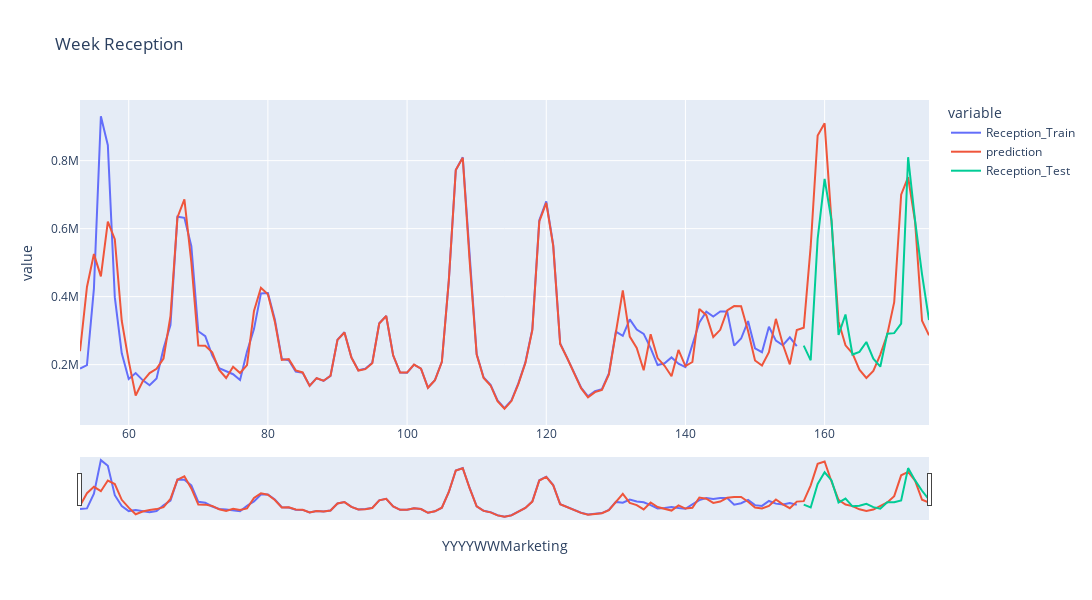

The code cell stored with this chart in its notebook:
### Markdown cell above
**Aplicación del Modelo Holt_Winter sin incluir el año 2020**

### Code cell
datos_train = df.loc [53:156,:] 
datos_test = df.loc[157:,:]

# Aplicación de Modelo con la definición de parámetros Con optimización
mod_w = ExponentialSmoothing(
    datos_train["Reception Flower Stems"],seasonal_periods=52,
    trend="add",seasonal="add").fit(optimized=True)

datos_train["Winter"] = mod_w.fittedvalues
pred_w = mod_w.forecast(19)
expo_w = pd.concat([datos_train["Winter"],pred_w])
print("MAPE Holt-Winter: ", MAPE(datos_test["Reception Flower Stems"],pred_w))
print("r2_score Holt-Winter: ", r2_score(datos_test["Reception Flower Stems"],pred_w))
n_features = datos_test.shape[1]-1
n = len(datos_test["Reception Flower Stems"])
r2=r2_score(datos_test["Reception Flower Stems"],pred_w)
adj_r2 = 1 - (1 - r2) * (len(datos_test) - 1) / (len(datos_test) - 1 - 1)
print("Ajusted_r2 Holt-Winter: ", adj_r2)

plt.figure(figsize=(15,7))
plt.plot(datos_train.index,datos_train["Reception Flower Stems"], "-o", color="blue", label="Reception_Train")
plt.plot(datos_test.index,datos_test["Reception Flower Stems"], "-o", color="black", label="Reception_Test")
plt.plot(expo_w, "--o", color="red", label="Holt-Winter")

plt.xlabel("Semanas", fontsize=14)
plt.ylabel("Reception Flower Stems", fontsize=14)
plt.title("Serie de Tiempo", fontsize=18)
plt.legend(loc="best")
plt.show()

datos_plot=pd.DataFrame({"Reception_Train":datos_train["Reception Flower Stems"],"prediction":expo_w,"Reception_Test":datos_test["Reception Flower Stems"],})
datos_plot.index.name="YYYYWWMarketing"

fig=px.line(
    data_frame=datos_plot.reset_index(),
    x="YYYYWWMarketing",
    y=datos_plot.columns,
    title="Week Reception",
    width=1500,
    height=600
)

fig.update_xaxes(rangeslider_visible=True)
fig.show()

### Figure 1 — Plotly figure (JSON) as saved in the notebook; plotly's stock layout.template omitted (floating-point values rounded to 4 significant figures)
{"data": [{"hovertemplate": "variable=Reception_Train<br>YYYYWWMarketing=%{x}<br>value=%{y}<extra></extra>", "legendgroup": "Reception_Train", "line": {"color": "#636efa", "dash": "solid"}, "marker": {"symbol": "circle"}, "mode": "lines", "name": "Reception_Train", "orientation": "v", "showlegend": true, "type": "scatter", "x": [53, 54, 55, 56, 57, 58, 59, 60, 61, 62, 63, 64, 65, 66, 67, 68, 69, 70, 71, 72, 73, 74, 75, 76, 77, 78, 79, 80, 81, 82, 83, 84, 85, 86, 87, 88, 89, 90, 91, 92, 93, 94, 95, 96, 97, 98, 99, 100, 101, 102, 103, 104, 105, 106, 107, 108, 109, 110, 111, 112, 113, 114, 115, 116, 117, 118, 119, 120, 121, 122, 123, 124, 125, 126, 127, 128, 129, 130, 131, 132, 133, 134, 135, 136, 137, 138, 139, 140, 141, 142, 143, 144, 145, 146, 147, 148, 149, 150, 151, 152, 153, 154, 155, 156, 157, 158, 159, 160, 161, 162, 163, 164, 165, 166, 167, 168, 169, 170, 171, 172, 173, 174, 175], "xaxis": "x", "y": [188325, 198685, 423367, 930583, 845326, 398537, 233301, 157608, 175166, 154546, 139289, 159188, 247353, 316588, 635143, 631913, 548176, 298337, 283723, 227524, 189729, 181307, 171873, 155103, 238377, 304583, 409542, 410532, 333211, 216947, 212934, 179361, 175811, 137858, 160231, 152193, 167168, 273303, 295179, 221449, 183366, 188081, 205766, 321581, 343184, 227310, 176589, 176487, 200004, 188367, 132207, 154465, 208288, 447260, 772645, 809965, 504756, 231055, 162127, 140892, 94652, 72136, 95167, 145855, 206626, 304605, 624856, 680212, 552490, 262155, 220043, 173835, 132714, 106778, 122145, 127901, 174425, 297239, 284562, 333229, 303153, 290362, 248818, 198714, 203856, 221207, 202999, 192625, 258342, 323934, 355563, 341598, 356184, 356047, 255900, 276751, 328298, 248152, 236798, 311432, 270706, 257158, 280126, 254163, null, null, null, null, null, null, null, null, null, null, null, null, null, null, null, null, null, null, null], "yaxis": "y"}, {"hovertemplate": "variable=prediction<br>YYYYWWMarketing=%{x}<br>value=%{y}<extra></extra>", "legendgroup": "prediction", "line": {"color": "#EF553B", "dash": "solid"}, "marker": {"symbol": "circle"}, "mode": "lines", "name": "prediction", "orientation": "v", "showlegend": true, "type": "scatter", "x": [53, 54, 55, 56, 57, 58, 59, 60, 61, 62, 63, 64, 65, 66, 67, 68, 69, 70, 71, 72, 73, 74, 75, 76, 77, 78, 79, 80, 81, 82, 83, 84, 85, 86, 87, 88, 89, 90, 91, 92, 93, 94, 95, 96, 97, 98, 99, 100, 101, 102, 103, 104, 105, 106, 107, 108, 109, 110, 111, 112, 113, 114, 115, 116, 117, 118, 119, 120, 121, 122, 123, 124, 125, 126, 127, 128, 129, 130, 131, 132, 133, 134, 135, 136, 137, 138, 139, 140, 141, 142, 143, 144, 145, 146, 147, 148, 149, 150, 151, 152, 153, 154, 155, 156, 157, 158, 159, 160, 161, 162, 163, 164, 165, 166, 167, 168, 169, 170, 171, 172, 173, 174, 175], "xaxis": "x", "y": [239700.0, 428500.0, 525200.0, 459700.0, 621000.0, 569000.0, 329000.0, 210500.0, 109400.0, 150500.0, 175300.0, 187800.0, 218000.0, 342400.0, 633100.0, 686200.0, 501300.0, 256500.0, 255600.0, 236300.0, 184600.0, 160900.0, 193600.0, 175400.0, 198600.0, 357600.0, 426200.0, 407000.0, 326400.0, 213700.0, 216300.0, 183200.0, 177100.0, 137700.0, 160100.0, 152700.0, 167400.0, 272800.0, 294700.0, 220900.0, 182600.0, 186700.0, 204200.0, 320900.0, 343100.0, 227400.0, 176600.0, 176700.0, 200200.0, 188100.0, 132100.0, 154100.0, 208500.0, 448200.0, 772700.0, 808600.0, 502700.0, 229500.0, 160600.0, 138800.0, 92420.0, 70300.0, 92870.0, 143500.0, 204500.0, 301800.0, 621000.0, 675900.0, 549400.0, 261100.0, 219600.0, 172800.0, 130900.0, 103900.0, 119100.0, 125500.0, 171300.0, 293800.0, 418600.0, 282600.0, 248900.0, 183400.0, 289200.0, 219300.0, 196500.0, 165700.0, 243200.0, 195700.0, 207800.0, 363800.0, 345500.0, 281300.0, 302400.0, 359300.0, 372200.0, 371600.0, 298800.0, 212400.0, 197300.0, 236800.0, 334800.0, 259100.0, 200900.0, 301700.0, 308500.0, 548400.0, 873800.0, 909800.0, 602500.0, 327200.0, 256800.0, 233500.0, 185000.0, 160700.0, 181500.0, 229800.0, 288500.0, 383700.0, 700100.0, 751200.0, 620400.0, 329000.0, 286500.0], "yaxis": "y"}, {"hovertemplate": "variable=Reception_Test<br>YYYYWWMarketing=%{x}<br>value=%{y}<extra></extra>", "legendgroup": "Reception_Test", "line": {"color": "#00cc96", "dash": "solid"}, "marker": {"symbol": "circle"}, "mode": "lines", "name": "Reception_Test", "orientation": "v", "showlegend": true, "type": "scatter", "x": [53, 54, 55, 56, 57, 58, 59, 60, 61, 62, 63, 64, 65, 66, 67, 68, 69, 70, 71, 72, 73, 74, 75, 76, 77, 78, 79, 80, 81, 82, 83, 84, 85, 86, 87, 88, 89, 90, 91, 92, 93, 94, 95, 96, 97, 98, 99, 100, 101, 102, 103, 104, 105, 106, 107, 108, 109, 110, 111, 112, 113, 114, 115, 116, 117, 118, 119, 120, 121, 122, 123, 124, 125, 126, 127, 128, 129, 130, 131, 132, 133, 134, 135, 136, 137, 138, 139, 140, 141, 142, 143, 144, 145, 146, 147, 148, 149, 150, 151, 152, 153, 154, 155, 156, 157, 158, 159, 160, 161, 162, 163, 164, 165, 166, 167, 168, 169, 170, 171, 172, 173, 174, 175], "xaxis": "x", "y": [null, null, null, null, null, null, null, null, null, null, null, null, null, null, null, null, null, null, null, null, null, null, null, null, null, null, null, null, null, null, null, null, null, null, null, null, null, null, null, null, null, null, null, null, null, null, null, null, null, null, null, null, null, null, null, null, null, null, null, null, null, null, null, null, null, null, null, null, null, null, null, null, null, null, null, null, null, null, null, null, null, null, null, null, null, null, null, null, null, null, null, null, null, null, null, null, null, null, null, null, null, null, null, null, 256130, 212763, 570638, 746395, 623143, 287397, 347376, 229766, 237586, 266641, 217594, 193955, 291043, 292633, 320622, 810080, 623378, 465823, 331392], "yaxis": "y"}], "layout": {"height": 600, "legend": {"title": {"text": "variable"}, "tracegroupgap": 0}, "title": {"text": "Week Reception"}, "width": 1500, "xaxis": {"anchor": "y", "domain": [0, 1], "rangeslider": {"visible": true}, "title": {"text": "YYYYWWMarketing"}}, "yaxis": {"anchor": "x", "domain": [0, 1], "title": {"text": "value"}}}}
